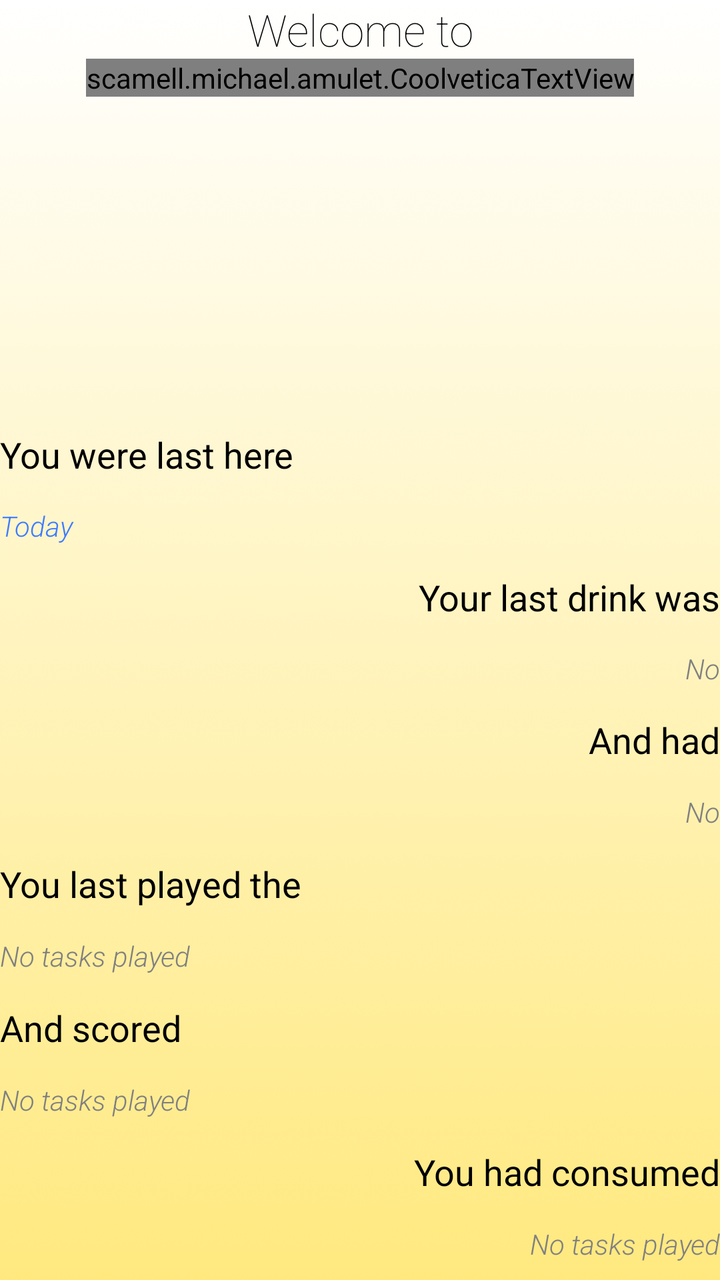
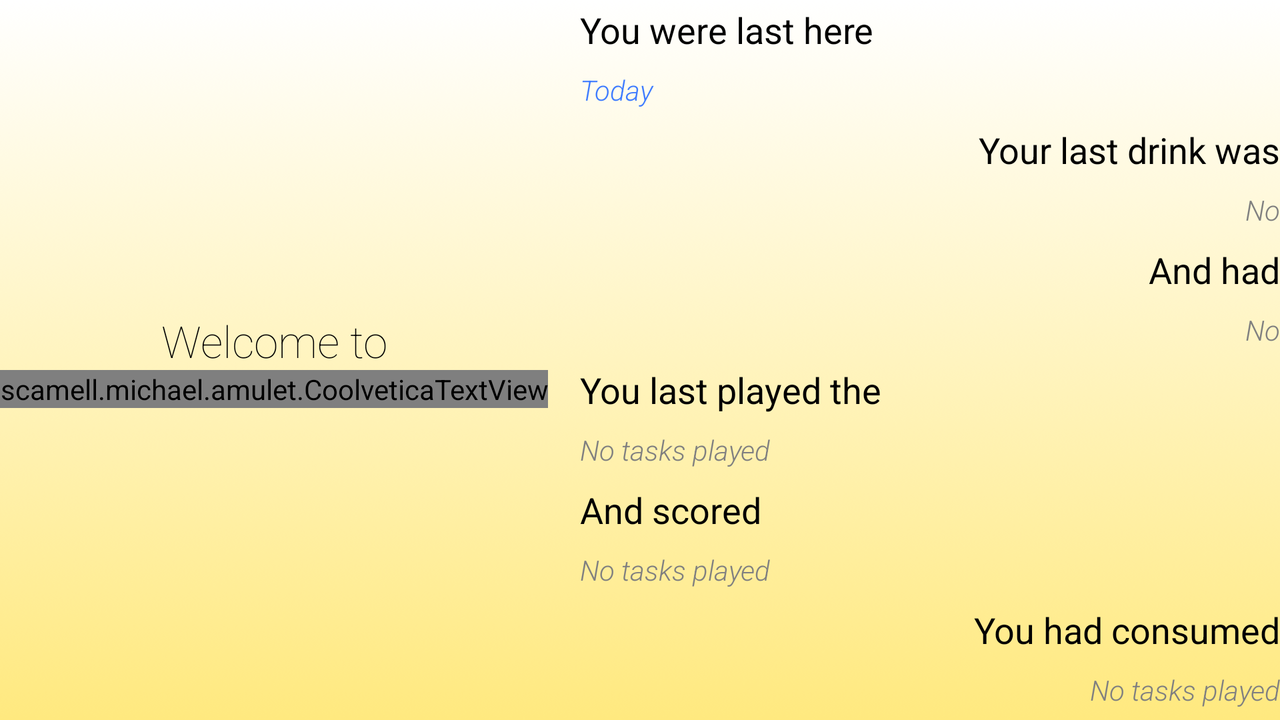

One screen, two layout resources from the same app: the default and the repository's alternative for another configuration. Each is rendered where Android would select it; the XML of both is given below.
<!-- AndroidManifest.xml: application theme AppTheme -->
<!-- res/layout/fragment_home.xml -->
<LinearLayout xmlns:android="http://schemas.android.com/apk/res/android"
    android:layout_width="match_parent"
    android:layout_height="match_parent"
    android:id="@+id/fragment_home_view"
    android:layout_margin="@dimen/activity_horizontal_margin"
    android:orientation="vertical">

    <LinearLayout
        android:layout_width="wrap_content"
        android:layout_height="0dp"
        android:layout_gravity="center_horizontal"
        android:layout_weight="0.7"
        android:orientation="vertical">

        <TextView
            android:id="@+id/fragment_home_welcome_to_textView"
            android:layout_width="fill_parent"
            android:layout_height="wrap_content"
            android:fontFamily="sans-serif-thin"
            android:gravity="center_horizontal"
            android:text="@string/fragment_home_welcome_to"
            android:textAppearance="?android:attr/textAppearanceLarge" />

        <scamell.michael.amulet.CoolveticaTextView
            android:id="@+id/fragment_home_amulet_textView"
            android:layout_width="fill_parent"
            android:layout_height="wrap_content"
            android:gravity="center_horizontal"
            android:text="@string/fragment_home_amulet"
            android:textColor="@color/Black"
            android:textSize="90sp" />
    </LinearLayout>

    <TextView
        android:id="@+id/fragment_home_you_were_last_here_textView"
        android:layout_width="fill_parent"
        android:layout_height="0dp"
        android:layout_weight="0.12"
        android:gravity="left|center_vertical"
        android:text="@string/fragment_home_you_were_last_here"
        android:textAppearance="?android:attr/textAppearanceMedium" />

    <TextView
        android:id="@+id/fragment_home_date_textView"
        android:layout_width="fill_parent"
        android:layout_height="0dp"
        android:layout_weight="0.12"
        android:fontFamily="sans-serif-light"
        android:gravity="left|center_vertical"
        android:text="@string/fragment_home_date_default"
        android:textAppearance="?android:attr/textAppearanceSmall"
        android:textColor="@color/AmuletBlue"
        android:textStyle="italic" />

    <TextView
        android:id="@+id/fragment_home_your_last_drink_textView"
        android:layout_width="fill_parent"
        android:layout_height="0dp"
        android:layout_weight="0.12"
        android:fontFamily="sans-serif"
        android:gravity="right|center_vertical"
        android:text="@string/fragment_home_your_last_drink_was"
        android:textAppearance="?android:attr/textAppearanceMedium" />

    <TextView
        android:id="@+id/fragment_home_login_last_drink_textView"
        android:layout_width="fill_parent"
        android:layout_height="0dp"
        android:layout_weight="0.12"
        android:fontFamily="sans-serif-light"
        android:gravity="right|center_vertical"
        android:hint="@string/fragment_home_hint_no_drink_added"
        android:textAppearance="?android:attr/textAppearanceSmall"
        android:textColor="@color/AmuletBlue"
        android:textStyle="italic" />

    <TextView
        android:id="@+id/fragment_home_and_had_textView"
        android:layout_width="fill_parent"
        android:layout_height="0dp"
        android:layout_weight="0.12"
        android:fontFamily="sans-serif"
        android:gravity="right|center_vertical"
        android:text="@string/fragment_home_and_had"
        android:textAppearance="?android:attr/textAppearanceMedium"
        android:textStyle="" />

    <TextView
        android:id="@+id/fragment_home_units_value_textView"
        android:layout_width="fill_parent"
        android:layout_height="0dp"
        android:layout_weight="0.12"
        android:fontFamily="sans-serif-light"
        android:gravity="right|center_vertical"
        android:hint="@string/fragment_home_hint_no_drink_added"
        android:textAppearance="?android:attr/textAppearanceSmall"
        android:textColor="@color/AmuletBlue"
        android:textStyle="italic" />

    <TextView
        android:id="@+id/fragment_home_you_last_played_the_textView"
        android:layout_width="fill_parent"
        android:layout_height="0dp"
        android:layout_weight="0.12"
        android:gravity="left|center_vertical"
        android:text="@string/fragment_home_you_last_played_the"
        android:textAppearance="?android:attr/textAppearanceMedium" />

    <TextView
        android:id="@+id/fragment_home_task_played_textView"
        android:layout_width="fill_parent"
        android:layout_height="0dp"
        android:layout_weight="0.12"
        android:fontFamily="sans-serif-light"
        android:gravity="left|center_vertical"
        android:hint="@string/fragment_home_hint_no_tasks_played"
        android:textAppearance="?android:attr/textAppearanceSmall"
        android:textColor="@color/AmuletBlue"
        android:textStyle="italic" />

    <TextView
        android:id="@+id/fragment_home_fragment_home_and_scored_textView"
        android:layout_width="fill_parent"
        android:layout_height="0dp"
        android:layout_weight="0.12"
        android:gravity="left|center_vertical"
        android:text="@string/fragment_home_and_scored"
        android:textAppearance="?android:attr/textAppearanceMedium" />

    <TextView
        android:id="@+id/fragment_home_task_score_textView"
        android:layout_width="fill_parent"
        android:layout_height="0dp"
        android:layout_weight="0.12"
        android:fontFamily="sans-serif-light"
        android:gravity="left|center_vertical"
        android:hint="@string/fragment_home_hint_no_tasks_played"
        android:textAppearance="?android:attr/textAppearanceSmall"
        android:textColor="@color/AmuletBlue"
        android:textStyle="italic" />

    <TextView
        android:id="@+id/fragment_home_you_had_consumed_textView"
        android:layout_width="fill_parent"
        android:layout_height="0dp"
        android:layout_weight="0.12"
        android:fontFamily="sans-serif"
        android:gravity="right|center_vertical"
        android:text="@string/fragment_home_you_had_consumed"
        android:textAppearance="?android:attr/textAppearanceMedium"
        android:textStyle="" />

    <TextView
        android:id="@+id/fragment_home_last_task_units_textView"
        android:layout_width="fill_parent"
        android:layout_height="0dp"
        android:layout_weight="0.12"
        android:fontFamily="sans-serif-light"
        android:gravity="right|center_vertical"
        android:hint="@string/fragment_home_hint_no_tasks_played"
        android:textAppearance="?android:attr/textAppearanceSmall"
        android:textColor="@color/AmuletBlue"
        android:textStyle="italic" />

</LinearLayout>
<!-- resources referenced by this layout -->
<resources>
  <color name="AmuletBlue">#3F7CFF</color>
  <color name="Black">#000000</color>
  <string name="fragment_home_amulet">Amulet</string>
  <string name="fragment_home_and_had">And had</string>
  <string name="fragment_home_and_scored">And scored</string>
  <string name="fragment_home_date_default">Today</string>
  <string name="fragment_home_hint_no_drink_added">No</string>
  <string name="fragment_home_hint_no_tasks_played">No tasks played</string>
  <string name="fragment_home_welcome_to">Welcome to</string>
  <string name="fragment_home_you_had_consumed">You had consumed</string>
  <string name="fragment_home_you_last_played_the">You last played the</string>
  <string name="fragment_home_you_were_last_here">You were last here</string>
  <string name="fragment_home_your_last_drink_was">Your last drink was</string>
  <style name="AppTheme" parent="AppBaseTheme">
          
      </style>
  <!-- from res/values-v14/ -->
  <style name="AppBaseTheme" parent="android:Theme.Holo.Light.DarkActionBar">
          
          <item name="android:windowBackground">@drawable/background</item>
      </style>
  <!-- drawable background: png bitmap (drawable, 150427 bytes) -->
</resources>
<!-- res/layout-land/fragment_home.xml (the repository's variant of the layout above) -->
<!-- drawn on the phone turned sideways -->
<?xml version="1.0" encoding="utf-8"?>
<RelativeLayout xmlns:android="http://schemas.android.com/apk/res/android"
    android:layout_width="match_parent"
    android:layout_height="match_parent"
    android:layout_margin="@dimen/activity_horizontal_margin">

    <LinearLayout
        android:id="@+id/welcome_layout"
        android:layout_width="wrap_content"
        android:layout_height="fill_parent"
        android:layout_marginRight="8dp"
        android:gravity="left|center"
        android:orientation="vertical">

        <TextView
            android:id="@+id/fragment_home_welcome_to_textView"
            android:layout_width="fill_parent"
            android:layout_height="wrap_content"
            android:fontFamily="sans-serif-thin"
            android:gravity="center_horizontal"
            android:text="@string/fragment_home_welcome_to"
            android:textAppearance="?android:attr/textAppearanceLarge" />

        <scamell.michael.amulet.CoolveticaTextView
            android:id="@+id/fragment_home_amulet_textView"
            android:layout_width="fill_parent"
            android:layout_height="wrap_content"
            android:gravity="center_horizontal|left"
            android:text="@string/fragment_home_amulet"
            android:textColor="@color/Black"
            android:textSize="90sp" />
    </LinearLayout>

    <LinearLayout
        android:layout_width="fill_parent"
        android:layout_height="fill_parent"
        android:layout_marginLeft="8dp"
        android:layout_toRightOf="@id/welcome_layout"
        android:orientation="vertical">

        <TextView
            android:id="@+id/fragment_home_you_were_last_here_on_textView"
            android:layout_width="fill_parent"
            android:layout_height="0dp"
            android:layout_weight="0.12"
            android:gravity="left|center_vertical"
            android:text="@string/fragment_home_you_were_last_here"
            android:textAppearance="?android:attr/textAppearanceMedium" />

        <TextView
            android:id="@+id/fragment_home_date_textView"
            android:layout_width="fill_parent"
            android:layout_height="0dp"
            android:layout_weight="0.12"
            android:fontFamily="sans-serif-light"
            android:gravity="left|center_vertical"
            android:text="@string/fragment_home_date_default"
            android:textAppearance="?android:attr/textAppearanceSmall"
            android:textColor="@color/AmuletBlue"
            android:textStyle="italic" />

        <TextView
            android:id="@+id/fragment_home_your_last_drink_textView"
            android:layout_width="fill_parent"
            android:layout_height="0dp"
            android:layout_weight="0.12"
            android:fontFamily="sans-serif"
            android:gravity="right|center_vertical"
            android:text="@string/fragment_home_your_last_drink_was"
            android:textAppearance="?android:attr/textAppearanceMedium" />

        <TextView
            android:id="@+id/fragment_home_login_last_drink_textView"
            android:layout_width="fill_parent"
            android:layout_height="0dp"
            android:layout_weight="0.12"
            android:fontFamily="sans-serif-light"
            android:gravity="right|center_vertical"
            android:hint="@string/fragment_home_hint_no_drink_added"
            android:textAppearance="?android:attr/textAppearanceSmall"
            android:textColor="@color/AmuletBlue"
            android:textStyle="italic" />

        <TextView
            android:id="@+id/fragment_home_and_had_textView"
            android:layout_width="fill_parent"
            android:layout_height="0dp"
            android:layout_weight="0.12"
            android:fontFamily="sans-serif"
            android:gravity="right|center_vertical"
            android:text="@string/fragment_home_and_had"
            android:textAppearance="?android:attr/textAppearanceMedium"
            android:textStyle="" />

        <TextView
            android:id="@+id/fragment_home_units_value_textView"
            android:layout_width="fill_parent"
            android:layout_height="0dp"
            android:layout_weight="0.12"
            android:fontFamily="sans-serif-light"
            android:gravity="right|center_vertical"
            android:hint="@string/fragment_home_hint_no_drink_added"
            android:textAppearance="?android:attr/textAppearanceSmall"
            android:textColor="@color/AmuletBlue"
            android:textStyle="italic" />

        <TextView
            android:id="@+id/fragment_home_you_last_played_the_textView"
            android:layout_width="fill_parent"
            android:layout_height="0dp"
            android:layout_weight="0.12"
            android:gravity="left|center_vertical"
            android:text="@string/fragment_home_you_last_played_the"
            android:textAppearance="?android:attr/textAppearanceMedium" />

        <TextView
            android:id="@+id/fragment_home_task_played_textView"
            android:layout_width="fill_parent"
            android:layout_height="0dp"
            android:layout_weight="0.12"
            android:fontFamily="sans-serif-light"
            android:gravity="left|center_vertical"
            android:hint="@string/fragment_home_hint_no_tasks_played"
            android:textAppearance="?android:attr/textAppearanceSmall"
            android:textColor="@color/AmuletBlue"
            android:textStyle="italic" />

        <TextView
            android:id="@+id/fragment_home_fragment_home_and_scored_textView"
            android:layout_width="fill_parent"
            android:layout_height="0dp"
            android:layout_weight="0.12"
            android:gravity="left|center_vertical"
            android:text="@string/fragment_home_and_scored"
            android:textAppearance="?android:attr/textAppearanceMedium" />

        <TextView
            android:id="@+id/fragment_home_task_score_textView"
            android:layout_width="fill_parent"
            android:layout_height="0dp"
            android:layout_weight="0.12"
            android:fontFamily="sans-serif-light"
            android:gravity="left|center_vertical"
            android:hint="@string/fragment_home_hint_no_tasks_played"
            android:textAppearance="?android:attr/textAppearanceSmall"
            android:textColor="@color/AmuletBlue"
            android:textStyle="italic"  />

        <TextView
            android:id="@+id/fragment_home_you_had_consumed_textView"
            android:layout_width="fill_parent"
            android:layout_height="0dp"
            android:layout_weight="0.12"
            android:fontFamily="sans-serif"
            android:gravity="right|center_vertical"
            android:text="@string/fragment_home_you_had_consumed"
            android:textAppearance="?android:attr/textAppearanceMedium"
            android:textStyle="" />

        <TextView
            android:id="@+id/fragment_home_last_task_units_textView"
            android:layout_width="fill_parent"
            android:layout_height="0dp"
            android:layout_weight="0.12"
            android:fontFamily="sans-serif-light"
            android:gravity="right|center_vertical"
            android:hint="@string/fragment_home_hint_no_tasks_played"
            android:textAppearance="?android:attr/textAppearanceSmall"
            android:textColor="@color/AmuletBlue"
            android:textStyle="italic"  />

    </LinearLayout>

</RelativeLayout>
